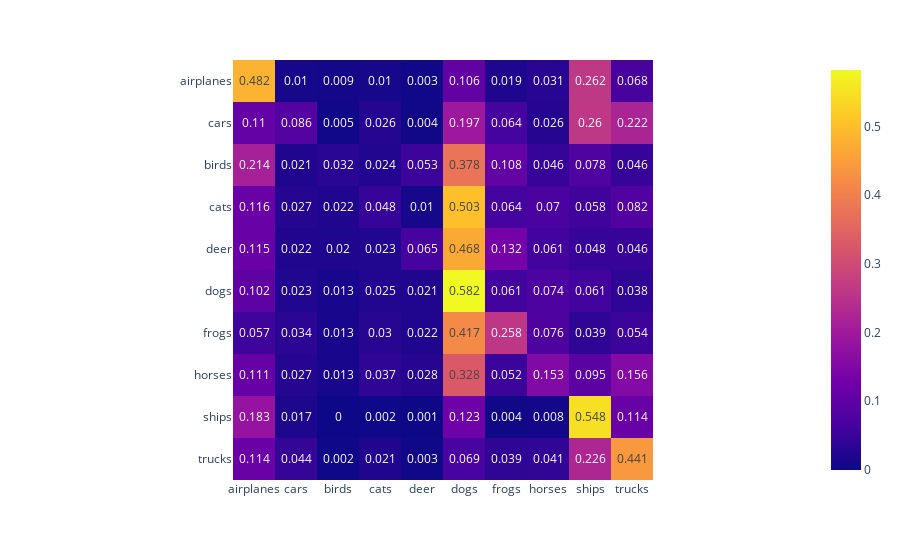

Source (notebook cell):
### Code cell
import plotly.express as px

# constant for classes
classes = ("airplanes", "cars", "birds", "cats", "deer", "dogs", "frogs", "horses", "ships", "trucks")

zf = [[0 for pclass in classes] for aclass in classes]
zm = [0 for aclass in classes]

# iterate over test data
size = len(test_dataloader.dataset)
num_batches = len(test_dataloader)
model.eval()
test_loss, correct = 0, 0
with torch.no_grad():
    for X, y in test_dataloader:
        X, y = X.to(device), y.to(device)
        for Xi, yi in zip(X, y):
            #print(Xi.unsqueeze(0).shape)
            pred = model(Xi.unsqueeze(0))
            pi = pred.cpu().numpy().argmax()
            ai = yi.cpu().numpy()
            # print(pred.cpu().numpy().argmax())
            # print(yi.cpu().numpy())
            zf[ai][pi] += 1
            zm[ai] += 1
        #pred = model(X)
#         test_loss += loss_fn(pred, y).item()
#         correct += (pred.argmax(1) == y).type(torch.float).sum().item()
# test_loss /= num_batches
# correct /= size

# print(z)

zp = [[zf[ai][pi] / zm[ai]  for pi in range(10)] for ai in range(10)]

labels = ("airplanes", "cars", "birds", "cats", "deer", "dogs", "frogs", "horses", "ships", "trucks")

fig = px.imshow(zp, x=labels, y=labels, text_auto=True)
fig.show()

### Figure 1 — Plotly figure (JSON) as saved in the notebook; plotly's stock layout.template omitted (floating-point values rounded to 4 significant figures)
{"data": [{"coloraxis": "coloraxis", "hovertemplate": "x: %{x}<br>y: %{y}<br>color: %{z}<extra></extra>", "name": "0", "texttemplate": "%{z}", "type": "heatmap", "x": ["airplanes", "cars", "birds", "cats", "deer", "dogs", "frogs", "horses", "ships", "trucks"], "xaxis": "x", "y": ["airplanes", "cars", "birds", "cats", "deer", "dogs", "frogs", "horses", "ships", "trucks"], "yaxis": "y", "z": [[0.482, 0.01, 0.009, 0.01, 0.003, 0.106, 0.019, 0.031, 0.262, 0.068], [0.11, 0.086, 0.005, 0.026, 0.004, 0.197, 0.064, 0.026, 0.26, 0.222], [0.214, 0.021, 0.032, 0.024, 0.053, 0.378, 0.108, 0.046, 0.078, 0.046], [0.116, 0.027, 0.022, 0.048, 0.01, 0.503, 0.064, 0.07, 0.058, 0.082], [0.115, 0.022, 0.02, 0.023, 0.065, 0.468, 0.132, 0.061, 0.048, 0.046], [0.102, 0.023, 0.013, 0.025, 0.021, 0.582, 0.061, 0.074, 0.061, 0.038], [0.057, 0.034, 0.013, 0.03, 0.022, 0.417, 0.258, 0.076, 0.039, 0.054], [0.111, 0.027, 0.013, 0.037, 0.028, 0.328, 0.052, 0.153, 0.095, 0.156], [0.183, 0.017, 0, 0.002, 0.001, 0.123, 0.004, 0.008, 0.548, 0.114], [0.114, 0.044, 0.002, 0.021, 0.003, 0.069, 0.039, 0.041, 0.226, 0.441]]}], "layout": {"coloraxis": {"colorscale": [[0, "#0d0887"], [0.1111, "#46039f"], [0.2222, "#7201a8"], [0.3333, "#9c179e"], [0.4444, "#bd3786"], [0.5556, "#d8576b"], [0.6667, "#ed7953"], [0.7778, "#fb9f3a"], [0.8889, "#fdca26"], [1, "#f0f921"]]}, "margin": {"t": 60}, "xaxis": {"anchor": "y", "constrain": "domain", "domain": [0, 1], "scaleanchor": "y"}, "yaxis": {"anchor": "x", "autorange": "reversed", "constrain": "domain", "domain": [0, 1]}}}
